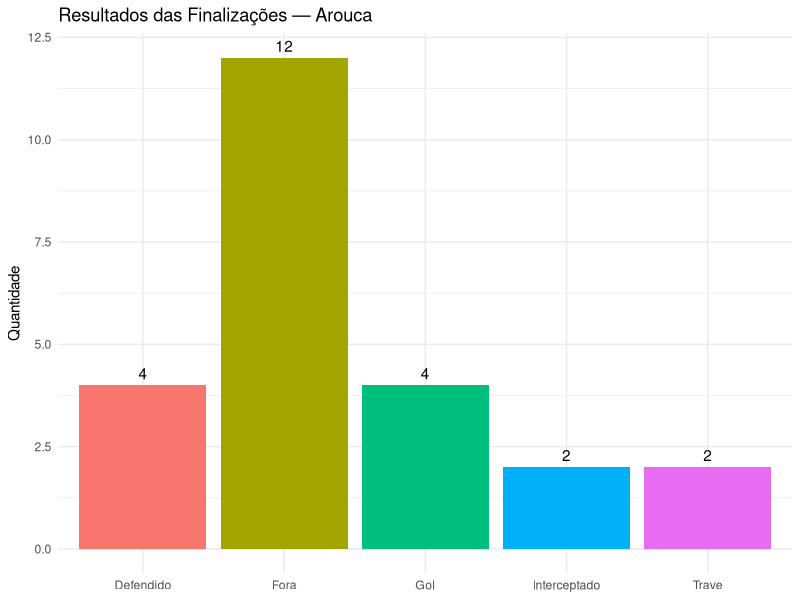
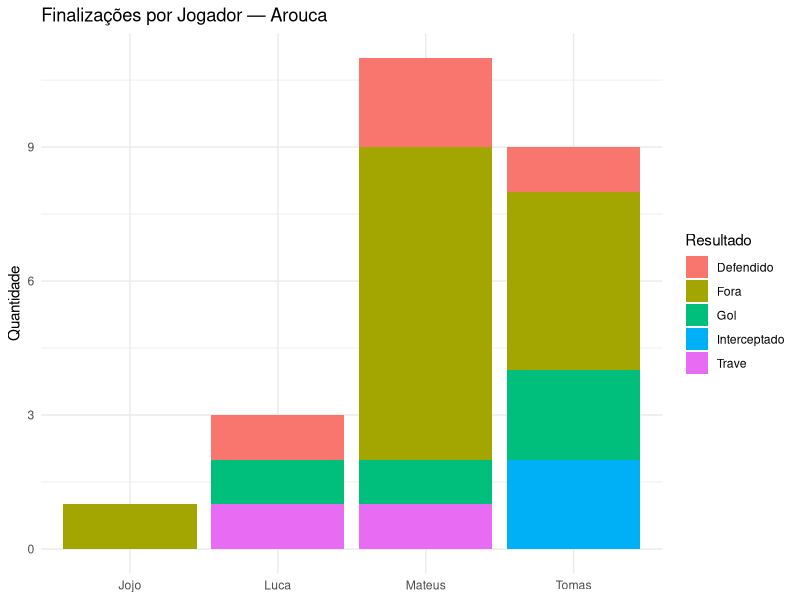
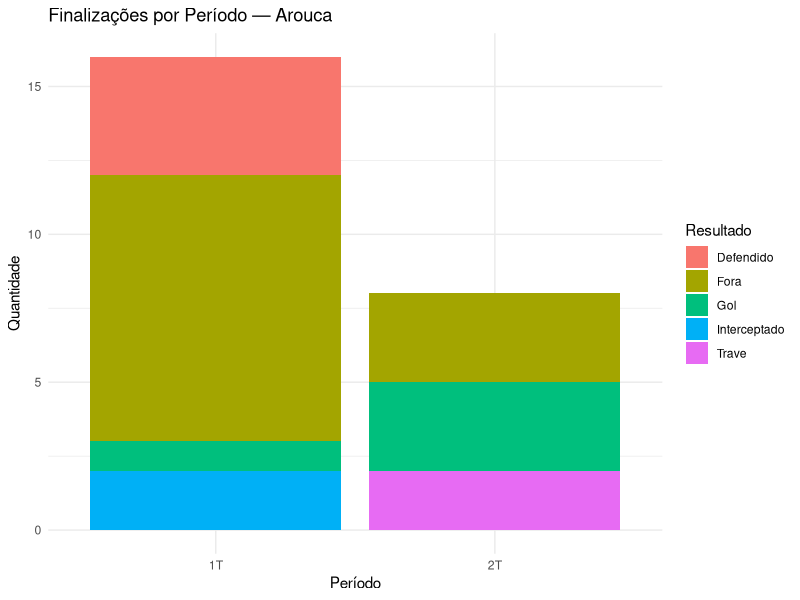
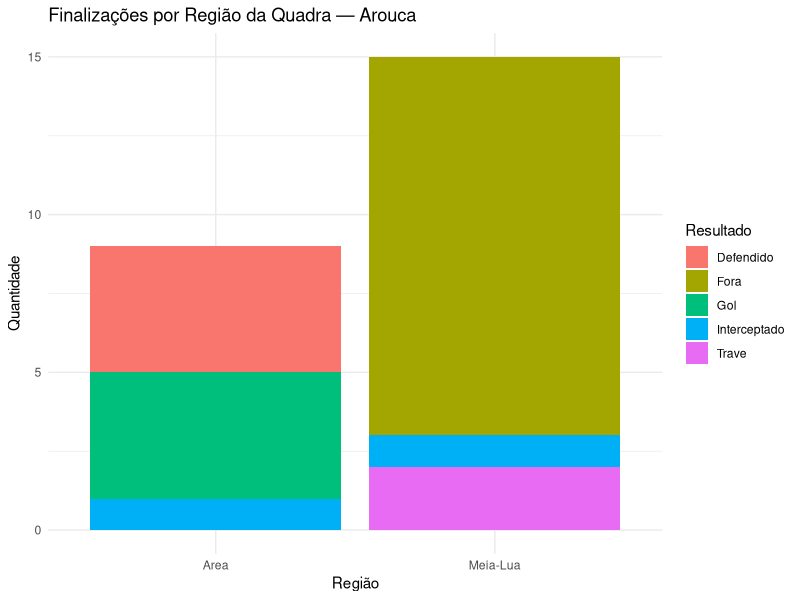

Recreate these plots in R, in order.
# ============================================================
# SCOUTING AROUCA — Análise, Gráficos e Machine Learning
# ============================================================

library(ggplot2)
library(dplyr)
library(randomForest)

# ============================================================
# LEITURA DOS DADOS
# ============================================================

finalizacoes <- read.csv("finalizacoes.csv", stringsAsFactors = FALSE)
escalacao    <- read.csv("escalacao.csv",    stringsAsFactors = FALSE)
escanteios   <- read.csv("escanteios.csv",   stringsAsFactors = FALSE)
faltas       <- read.csv("faltas.csv",       stringsAsFactors = FALSE)

# ============================================================
# 5. ANÁLISE EXPLORATÓRIA (EDA)
# ============================================================

cat("=== ANÁLISE EXPLORATÓRIA ===\n\n")

cat("Total de finalizações:", nrow(finalizacoes), "\n")
cat("Gols marcados:        ", sum(finalizacoes$gol), "\n")
cat("Taxa de conversão:    ", round(mean(finalizacoes$gol) * 100, 1), "%\n\n")

cat("-- Resultados --\n")
print(table(finalizacoes$resultado))

cat("\n-- Finalizações por jogador --\n")
por_jogador <- finalizacoes %>%
  group_by(jogador) %>%
  summarise(
    Finalizacoes   = n(),
    Gols           = sum(gol),
    Aproveitamento = paste0(round(mean(gol) * 100, 1), "%")
  ) %>% arrange(desc(Finalizacoes))
print(por_jogador)

cat("\n-- Finalizações por período --\n")
print(table(finalizacoes$periodo))

cat("\n-- Finalizações por região da quadra --\n")
print(table(finalizacoes$regiao_quadra))

cat("\n-- Finalizações por pé utilizado --\n")
print(table(finalizacoes$pe_utilizado))

cat("\n-- Escanteios a favor --\n")
cat("Total:", nrow(escanteios), "\n")

cat("\n-- Faltas --\n")
cat("Cometidas pelo Arouca:", nrow(faltas[faltas$equipe_responsavel == "Arouca", ]), "\n")
cat("Sofridas pelo Arouca: ", nrow(faltas[faltas$equipe_responsavel != "Arouca", ]), "\n")

# ============================================================
# 6. GRÁFICOS
# ============================================================

# Gráfico 1 — Resultados das finalizações
p1 <- ggplot(finalizacoes, aes(x = resultado, fill = resultado)) +
  geom_bar() +
  geom_text(stat = "count", aes(label = after_stat(count)), vjust = -0.5) +
  labs(title = "Resultados das Finalizações — Arouca",
       x = NULL, y = "Quantidade") +
  theme_minimal() +
  theme(legend.position = "none")
ggsave("grafico1_resultados.png", p1, width = 7, height = 4)

# Gráfico 2 — Finalizações por jogador
p2 <- ggplot(finalizacoes, aes(x = jogador, fill = resultado)) +
  geom_bar() +
  labs(title = "Finalizações por Jogador — Arouca",
       x = NULL, y = "Quantidade", fill = "Resultado") +
  theme_minimal()
ggsave("grafico2_jogadores.png", p2, width = 7, height = 4)

# Gráfico 3 — Finalizações por período
p3 <- ggplot(finalizacoes, aes(x = periodo, fill = resultado)) +
  geom_bar() +
  labs(title = "Finalizações por Período — Arouca",
       x = "Período", y = "Quantidade", fill = "Resultado") +
  theme_minimal()
ggsave("grafico3_periodo.png", p3, width = 7, height = 4)

# Gráfico 4 — Finalizações por região da quadra
p4 <- ggplot(finalizacoes, aes(x = regiao_quadra, fill = resultado)) +
  geom_bar() +
  labs(title = "Finalizações por Região da Quadra — Arouca",
       x = "Região", y = "Quantidade", fill = "Resultado") +
  theme_minimal()
ggsave("grafico4_regiao.png", p4, width = 7, height = 4)

cat("\nGráficos salvos!\n")

# ============================================================
# 7. MACHINE LEARNING — Random Forest
# ============================================================
# Objetivo: prever se uma finalização resulta em gol
# com base no jogador, período e região da quadra.

set.seed(42)

ml <- finalizacoes %>%
  mutate(
    gol           = factor(gol, labels = c("NaoGol", "Gol")),
    jogador       = factor(jogador),
    periodo       = factor(periodo),
    regiao_quadra = factor(regiao_quadra)
  ) %>%
  select(gol, jogador, periodo, regiao_quadra)

modelo <- randomForest(gol ~ ., data = ml, ntree = 100)

cat("\n=== MACHINE LEARNING — Random Forest ===\n")
print(modelo)

cat("\nImportância das variáveis:\n")
print(importance(modelo))
